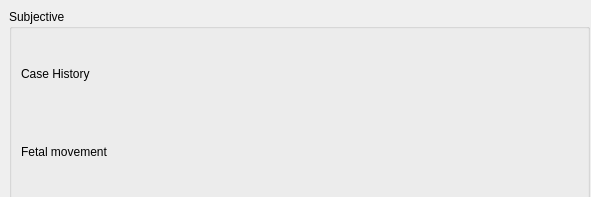
<?xml version="1.0" encoding="UTF-8"?>
<ui version="4.0">
 <class>BaseWidgets::Internal::BaseFormWidget</class>
 <widget class="QWidget" name="BaseWidgets::Internal::BaseFormWidget">
  <property name="geometry">
   <rect>
    <x>0</x>
    <y>0</y>
    <width>591</width>
    <height>197</height>
   </rect>
  </property>
  <property name="windowTitle">
   <string/>
  </property>
  <widget class="QGroupBox" name="subjectiveGroup">
   <property name="geometry">
    <rect>
     <x>9</x>
     <y>9</y>
     <width>581</width>
     <height>191</height>
    </rect>
   </property>
   <property name="title">
    <string>Subjective</string>
   </property>
   <layout class="QGridLayout" name="gridLayout">
    <item row="0" column="0">
     <layout class="QVBoxLayout" name="verticalLayout">
      <item>
       <widget class="QLabel" name="caseHistoryLabel">
        <property name="minimumSize">
         <size>
          <width>0</width>
          <height>14</height>
         </size>
        </property>
        <property name="text">
         <string>Case History</string>
        </property>
       </widget>
      </item>
      <item>
       <layout class="QFormLayout" name="caseHistoryFormLayout"/>
      </item>
     </layout>
    </item>
    <item row="1" column="0">
     <layout class="QHBoxLayout" name="fetalMovementRadioLayout">
      <item>
       <widget class="QLabel" name="fetalMovementLabel">
        <property name="text">
         <string>Fetal movement</string>
        </property>
       </widget>
      </item>
      <item>
       <layout class="QHBoxLayout" name="horizontalLayout"/>
      </item>
     </layout>
    </item>
   </layout>
  </widget>
 </widget>
 <resources/>
 <connections/>
</ui>
